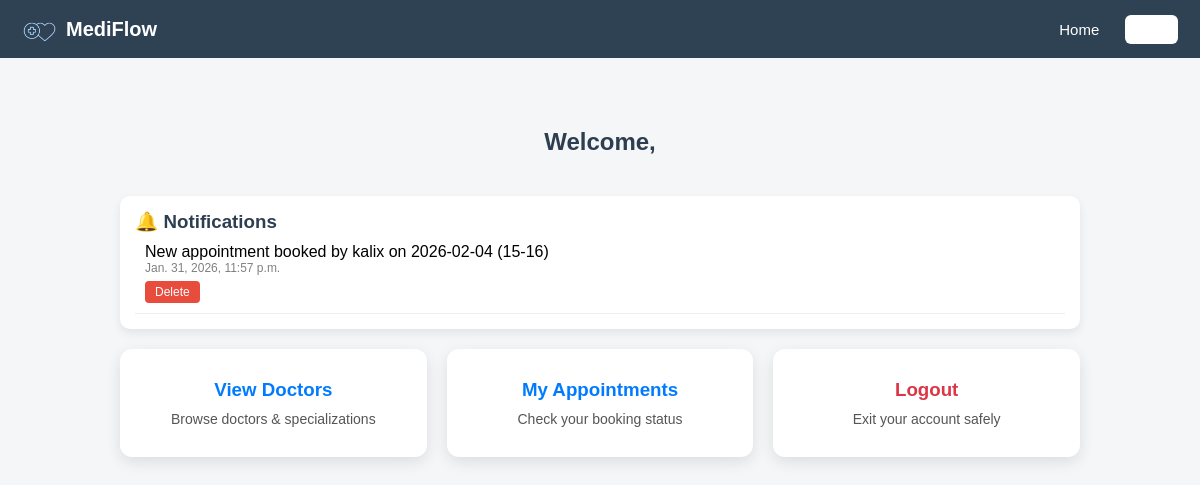
The app's page /patient/dashboard/ with its own data.
### appointment/models.py (models this page shows, shortened)
class Notification(models.Model):
    patient = models.ForeignKey(
        Patient,
        on_delete=models.CASCADE,
        null=True,
        blank=True
    )
    doctor = models.ForeignKey(
        Doctor,
        on_delete=models.CASCADE,
        null=True,
        blank=True
    )
    message = models.TextField()
    is_read = models.BooleanField(default=False)
    created_at = models.DateTimeField(auto_now_add=True)

### patient/views.py (the view)
# urls.py: path('dashboard/', views.patient_dashboard, name='patient_dashboard'),
def patient_dashboard(request):
    patient_id = request.session.get('patient_id')
    notifications = Notification.objects.filter(
        patient_id=patient_id,
        is_read=False
    ).order_by('-created_at')
    return render(request, 'patient_dashboard.html', {
        'notifications': notifications,
    })

### patient/templates/patient_dashboard.html (shortened to what this page needs)
{% extends 'base.html' %}
{% load static %}
    {% block css %}
    <link rel="stylesheet" href="{% static 'patientdashboard.css' %}">{% endblock %}
{% block content %}
<div class="dashboard-container">
    <h2>Welcome, {{ request.session.patient_name }}</h2>
<div class="notification-box">
    <h3>🔔 Notifications</h3>
    {% if notifications %}
        <ul>
            {% for note in notifications %}
                <li>
                    {{ note.message }}
                    <small>{{ note.created_at }}</small>
                     <a href="{% url 'delete_notification' note.id %}"
                       onclick="return confirm('Delete this notification?')">
                        Delete
                    </a>
                </li>
            {% endfor %}
        </ul>
    {% else %}
        <p>No new notifications</p>
    {% endif %}
</div>
    <div class="card-container">
        <a href="{% url 'view_doctors' %}" class="card">
            <h3>View Doctors</h3>
            <p>Browse doctors & specializations</p>
        </a>
        <a href="{% url 'my_appointments' %}" class="card">
            <h3>My Appointments</h3>
            <p>Check your booking status</p>
        </a>
        <a href="{% url 'patient_logout' %}" class="card logout">
            <h3>Logout</h3>
            <p>Exit your account safely</p>
        </a>
    </div>
</div>
{% endblock %}

### main/static/navbar.css (style rules this page uses)
html, body { margin: 0; padding: 0; overflow-x: hidden; }

### patient/static/patientdashboard.css (style rules this page uses)
* { margin: 0; padding: 0; box-sizing: border-box; font-family: Arial, sans-serif; }
body { background: #f4f6f8; min-height: 100vh; }
.dashboard-container { max-width: 1000px; margin: 50px auto; padding: 20px; }
.dashboard-container h2 { text-align: center; margin-bottom: 40px; color:#2c3e50; }
.card-container { display: grid; grid-template-columns: repeat(auto-fit, minmax(250px, 1fr)); gap: 20px; }
.card { background: white; padding: 30px; text-align: center; border-radius: 12px; text-decoration: none; box-shadow: 0 5px 15px rgba(0,0,0,0.1); transition: transform 0.2s ease, box-shadow 0.2s ease; }
.card h3 { margin-bottom: 10px; color: #007bff; }
.card p { font-size: 14px; color: #555; }
.logout h3 { color: #dc3545; }
.notification-box { background: #ffffff; padding: 15px; border-radius: 10px; box-shadow: 0 4px 10px rgba(0,0,0,0.08); margin-bottom: 20px; }
.notification-box h3 { color: #2c3e50; }
.notification-box a { display: inline-block; margin-top: 6px; padding: 4px 10px; font-size: 12px; color: #fff; background-color: #e74c3c; border-radius: 4px; text-decoration: none; transition: background-color 0.2s ease, transform 0.1s ease; }
.notification-box ul { list-style: none; padding: 0; }
.notification-box li { padding: 10px; border-bottom: 1px solid #eee; }
.notification-box small { display: block; font-size: 12px; color: gray; }

### records on screen
Notification: message "New appointment booked by kalix on 2026-02-04 (15-16)", created_at "Jan. 31, 2026, 11:57 p.m."
